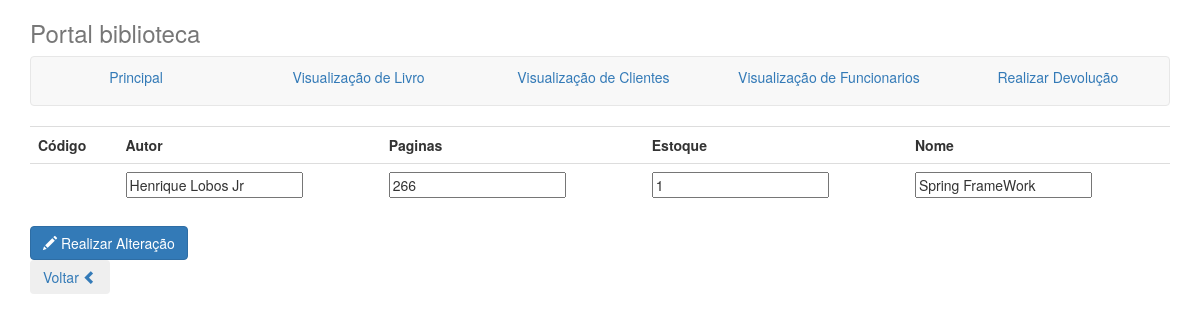
/trafegoDados/alteraLivro.php?cod=12, run on the app's committed database.
### tables this page shows
CREATE TABLE IF NOT EXISTS `book` (
  `id` bigint(20) unsigned NOT NULL AUTO_INCREMENT,
  `name` varchar(100) NOT NULL,
  `writer` varchar(100) NOT NULL,
  `pages` varchar(100) NOT NULL,
  `stash` int(100) NOT NULL,
  UNIQUE KEY `id` (`id`)
);

### trafegoDados/alteraLivro.php (the view, shortened to what this page needs)
<!doctype html>
<html>
<head>
<link rel="stylesheet" href="../css/bootstrap.css">
</head>
<body>
<div class="container">
      <div class="masthead">
        <h3 class="text-muted">Portal biblioteca</h3>
        <nav class="navbar navbar-default">
          <ul class="nav nav-justified">
			<li class="active"><a href="../index.php">Principal</a></li>
            <li><a href="../visualizacao/visualizacaoLivro.php">Visualização de Livro</a></li>
            <li><a href="../visualizacao/visualizacaoCliente.php">Visualização de Clientes</a></li>
            <li><a href="../visualizacao/visualizacaoFuncionario.php">Visualização de Funcionarios</a></li>
			<li><a href="../cadastro/devolucao.php">Realizar Devolução</a></li>
          </ul>
        </nav>
      </div>
      <div>
<?php
	$cod=$_GET['cod'];
	$resultado1=mysql_query("Select * from book where id = '$cod'") or die ("<div class='alert alert-danger' role='alert'>Não é possível retornar dados do Livro!</div>");
	$linha=mysql_fetch_array($resultado1);
	$id=$linha["id"];
	$name=$linha["name"];
	$writer=$linha ["writer"];
	$pages=$linha ["pages"];
	$stash=$linha ["stash"];
?>
<form action="confirmaAlteraracaoLivro.php" method="get">
	<table class='display table' width='90%'>
			<tr><td><b>Código</td>
			<td><b>Autor</td>
			<td><b>Paginas</td>
			<td><b>Estoque</td>
			<td><b>Nome</td>
			<tr><td><input type="hidden" name="id_alter" value="<?php print($id)?>"></td>
			<td><input type="text" name="writer_alter" value="<?php print($writer)?>"></td>
			<td><input type="text" name="pages_alter" value="<?php print($pages)?>"></td>
			<td><input type="text" name="stash_alter" value="<?php print($stash)?>"></td>
			<td><input type="text" name="name_alter" value="<?php print($name)?>"></td>
	</table></center>
			<button type="submit" class="btn btn-primary">
			<span class="glyphicon glyphicon-pencil"></span>
				Realizar Alteração
			</button>
</form>
		<p><a href="../visualizacao/visualizacaoLivro.php"><button type='button'  class='btn'>Voltar
		<span class='glyphicon glyphicon-chevron-left' aria-hidden='true'></span> </button></a>
</div>
    </div>
</body>
</html>

### data on the page
book: writer_alter "Henrique Lobos Jr", pages_alter "266", stash_alter "1", name_alter "Spring FrameWork"
